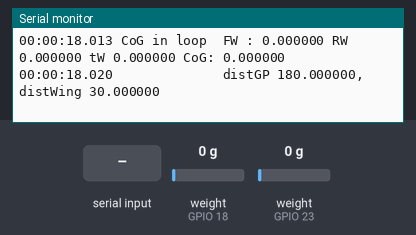
A program run on a simulated ESP32. Shown: the last lines printed to the serial monitor. The inputs (shaded band) are chosen by the test bench; at power-on: weight on the scale (sensors on GPIO 18, GPIO 23) 0 g. EEPROM starts erased; nothing arrives over Bluetooth unless stated.

Above: at 18.2 s.
18.3 s: "getConfig,1\n" received over the second serial link
At 19.5 s:
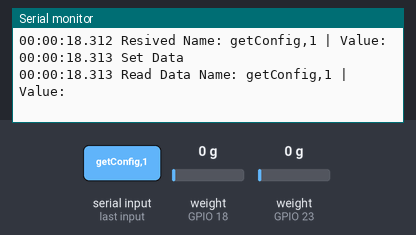
19.8 s: "setDistance,1\n" received over the second serial link
At 20.9 s:
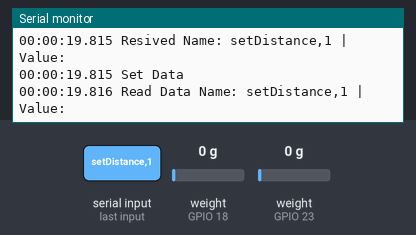
21.3 s: "resetFrontCell,1\n" received over the second serial link
At 22.2 s:
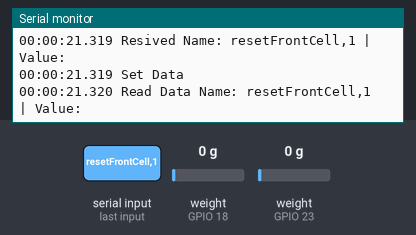
22.8 s: "resetRearCell,1\n" received over the second serial link
At 22.98 s:
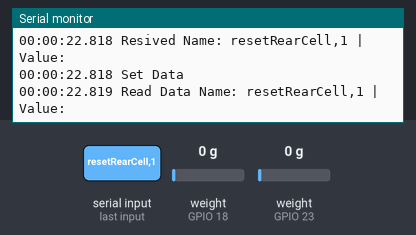
24.3 s: "calibrateFrontCell,1\n" received over the second serial link
At 25.5 s:
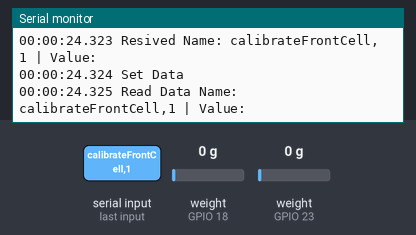
25.8 s: "getConfig\n" received over the second serial link
At 26.6 s:
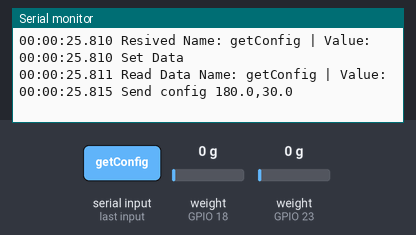

The program:

main.cpp
```cpp
// (licence header left out)
#include <Arduino.h>

// #define _LOGGING_OFF

#include "Logging.h"
#include "LoadHandle.h"
#include "BTcom.h"

LoadHandle Cells;
BTcom Bt;

void sendCoG()
{
  String s = String(Cells.FrontWeight, 0) + "," + String(Cells.RearWeight, 0) + "," +
             String(Cells.totalWeight, 0) + "," + String(Cells.CenterOfGravity, 1);
  Bt.send("CoG", s);
}

void sendConfig()
{
  String s = String(Cells.distanceGPs, 1) + "," +
             String(Cells.distanceWingToGP, 1);
  _logf("Send config %s \n", s.c_str());
  Bt.send("config", s);
}

String getParameter(String *inStr)
{
  String s;
  int pos = inStr->indexOf(',');
  if (pos >= 0)
  {
    s = inStr->substring(0, pos);
    inStr->remove(0, pos + 1);
  }
  else
  {
    s = *inStr;
  }
  return s;
}

void setDistance(String value)
{
  _logf("setDistance: %s \n", value.c_str());
  float distanceGPs = getParameter(&value).toFloat();
  float distanceWingToGP = getParameter(&value).toFloat();
  Cells.setDistance(distanceGPs, distanceWingToGP);
}

void setData()
{
  String name;
  String value;
  _log("Set Data");
  if (Bt.readData(&name, &value))
  {
    _logf("Read Data Name: %s | Value: %s \n", name.c_str(), value.c_str());
    if (name == "getConfig")
    {

      sendConfig();
      return;
    }
    if (name == "setDistance")
    {
      setDistance(value);
      return;
    }

    if (name == "resetFrontCell")
    {
      Cells.resetFront();
      return;
    }
    if (name == "resetRearCell")
    {
      Cells.resetRear();
      return;
    }

    if (name == "calibrateFrontCell")
    {
      Cells.calibrateFront(value.toFloat());
      return;
    }

    if (name == "calibrateRearCell")
    {
      Cells.calibrateRear(value.toFloat());
      return;
    }

    if (name == "reset")
    {
      Cells.resetCells();
      return;
    }
  }
}

void setup()
{
  delay(10000);
  _log_begin(115200);
  Bt.begin();
  Cells.begin();
  _log("main setup finished");
}

long looptime = millis();
void loop()
{

  if ((millis() - looptime > 5000))
  {
    if (Bt.isConnected())
    {
      _log("Main loop");
      Cells.loop();
      sendCoG();
    }
    else
    {
      _log("Main loop - BT disconect ");
    }
    looptime = millis();
  }
  Bt.loop();
  if (Bt.isAvailible())
    setData();
}
```

BTcom.cpp
```cpp
#include "BTcom.h"
#include "Logging.h"

BTcom::BTcom()
{
}

void BTcom::begin()
{
    SerialBT.begin("CoG"); // Bluetooth device name
    _log("The device started, now you can pair it with bluetooth!");
    availible = false;
    SerialBT.flush();
}

void BTcom::execStr(String s)
{
    int pos = s.indexOf(":");
    if (pos == -1)
    {
        name = s;
        value = "";
    }
    else
    {
        this->name = s.substring(0, pos);
        this->value = s.substring(pos + 1);
    }

    _logf("Resived Name: %s | Value: %s \n", name.c_str(), value.c_str());
    availible = true;
}

void BTcom::loop()
{
    char ch;
    if (SerialBT.available())
    {
        ch = SerialBT.read();
        if (ch == '\n')
        {
            execStr(inString);
            inString = "";
        }
        else
        {
            inString.concat(ch);
        }
    }
}

void BTcom::send(String name, float f)
{
    send(name, String(f));
}

void BTcom::send(String name, byte b)
{
    send(name, String(b));
}

void BTcom::send(String name, String s)
{
    SerialBT.println(name + ":" + s);
}

boolean BTcom::isAvailible()
{
    return availible;
}

boolean BTcom::isConnected()
{
    return SerialBT.connected();
}

boolean BTcom::readData(String *name, String *value)
{
    if (this->availible)
    {
        *name = this->name;
        *value = this->value;
        availible = false;
    }
    else
        return false;
    return true;
}
```

BTcom.h
```cpp
// (licence header left out)
#ifndef BTCOM_H_
#define BTCOM_H_

#include <Arduino.h>
#include "BluetoothSerial.h"

#if !defined(CONFIG_BT_ENABLED) || !defined(CONFIG_BLUEDROID_ENABLED)
#error Bluetooth is not enabled! Please run `make menuconfig` to and enable it
#endif


class BTcom
{
 private:
  BluetoothSerial SerialBT;
  String inString;
  String name;
  String value;
  boolean availible;

  void execStr(String s);
 public:
  BTcom();
  void begin();
  void loop();
  void send(String name, float f);
  void send(String name, byte b);
  void send(String name, String s);
  boolean isAvailible();
  boolean isConnected();
  boolean readData(String *name, String *value);
};

#endif
```

LoadHandle.cpp
```cpp
#include "LoadHandle.h"
/*
LoadHandle.h - Include file for class "LoadHandle".
Copyright (C) 2025  by Stefan Andres

This program is free software,   // you can redistribute it and/or modify
it under the terms of the GNU General Public License as published by
the Free Software Foundation, either version 3 of the License, or
(at your option) any later version.

This program is distributed in the hope that it will be useful,
but WITHOUT ANY WARRANTY; without even the implied warranty of
MERCHANTABILITY or FITNESS FOR A PARTICULAR PURPOSE.  See the
GNU General Public License for more details.

You should have received a copy of the GNU General Public License
along with this program.  If not, see <https,   ////www.gnu.org/licenses/>.
*/
#include <EEPROM.h>
#include "Logging.h"

#define FrontCell_DOUT_PIN 23
#define FrontCell_SCK_PIN 5

#define RearCell_DOUT_PIN 18
#define RearCell_SCK_PIN 19

#define FrontCell_scale_POS 1   // float
#define RearCell_scale_POS 5    // float
#define distanceGPs_POS 9       // float
#define distanceWingToGP_POS 13 // float
#define EEPROM_SIZE 32

#define unitReadingTimes 5

LoadHandle::LoadHandle() {}

void LoadHandle::begin()
{
    if (EEPROM.begin(64))
    {
        _log("EEPROM startet.");
    }
    else
    {
        _log("EEPROM init fail");
    }
    FrontCell_scale = EEPROM.readFloat(FrontCell_scale_POS);
    if (isnan(FrontCell_scale))
        FrontCell_scale = 1.0F;
    RearCell_scale = EEPROM.readFloat(RearCell_scale_POS);
    if (isnan(RearCell_scale))
        RearCell_scale = 1.0F;
    distanceGPs = EEPROM.readFloat(distanceGPs_POS);
    if (isnan(distanceGPs))
        distanceGPs = 180.0F;
    distanceWingToGP = EEPROM.readFloat(distanceWingToGP_POS);
    if (isnan(distanceWingToGP))
        distanceWingToGP = 30.0F;
    _log(distanceWingToGP);

    FrontCell.begin(FrontCell_DOUT_PIN, FrontCell_SCK_PIN);
    RearCell.begin(RearCell_DOUT_PIN, RearCell_SCK_PIN);

    resetCells();
}

void LoadHandle::loop()
{
    this->FrontWeight = FrontCell.get_units(unitReadingTimes);
    this->RearWeight = RearCell.get_units(unitReadingTimes);
    this->totalWeight = this->FrontWeight + this->RearWeight;
    _logf("CoG in loop  FW : %f RW %f tW %f CoG: %f \n", FrontWeight, RearWeight, totalWeight, CenterOfGravity );
    if (this->totalWeight > 0)
        this->CenterOfGravity = ((distanceGPs * RearWeight) / totalWeight) + distanceWingToGP;
    else
        this->CenterOfGravity = 0.0F;
    _logf("CoG in loop  FW : %f RW %f tW %f CoG: %f \n", FrontWeight, RearWeight, totalWeight, CenterOfGravity );
    _logf("             distGP %f, distWing %f \n",distanceGPs,distanceWingToGP);
}

void LoadHandle::resetFront()
{
    FrontCell.set_scale();
    FrontCell.tare();
    this->FrontCell_scaleZ = FrontCell.get_units(10);
}

void LoadHandle::calibrateFront(float weight)
{
    float f = FrontCell.get_units(10);
    FrontCell_scale = f/weight;
    EEPROM.writeFloat(FrontCell_scale_POS, FrontCell_scale);
    EEPROM.commit();
    FrontCell.set_scale(FrontCell_scale);
    _logf("Front Calib. scaleZ: %f unit: %f scale: %f \n",FrontCell_scale, f, FrontCell_scale );
}

void LoadHandle::resetRear()
{
    RearCell.set_scale();
    RearCell.tare();
    this->RearCell_scaleZ = RearCell.get_units(10);
}

void LoadHandle::calibrateRear(float weight)
{
    RearCell_scale = RearCell.get_units(10)/weight;
    EEPROM.writeFloat(RearCell_scale_POS, RearCell_scale);
    EEPROM.commit();
    FrontCell.set_scale(RearCell_scale);
}

void LoadHandle::resetCells()
{

    if (FrontCell.is_ready())
    {
        _log("load Frontcell: set_scale, tare");
        FrontCell.set_scale(FrontCell_scale);
        FrontCell.tare();
    }
    else
    {
        _log("loding FrontCell not ready!");
    }
    if (RearCell.is_ready())
    {
        _log("load Frontcell: set_scale, tare");
        RearCell.set_scale(RearCell_scale);
        RearCell.tare();
    }
    else
    {
        _log("loding FrontCell not ready!");
    }
}

void LoadHandle::setDistance(float distanceGPs, float distanceWingToGP)
{
    this->distanceGPs = distanceGPs;
    EEPROM.writeFloat(distanceGPs_POS, distanceGPs);
    this->distanceWingToGP = distanceWingToGP;
    EEPROM.writeFloat(distanceWingToGP_POS, distanceWingToGP);
    EEPROM.commit();
}
```

LoadHandle.h
```cpp
// (licence header left out)
#ifndef LOADHANDLE_H_
#define LOADHANDLE_H_

#include <Arduino.h>
#include "HX711.h"

class LoadHandle
{

public:
    LoadHandle();
    void begin(); // take parameter from EEPROM
    void resetCells();

    void loop();

    void resetFront();                 // Reset for calibrating
    void calibrateFront(float weight); // Set factor to EEPROM & return factor
    void resetRear();                  // Reset for calibrating
    void calibrateRear(float weight);  // Set factor to EEPROM & return factor

    // getter & setter functions

    void setDistance(float distanceGPs, float distanceWingToGP);

    byte FrontCell_DOUT_PIN;
    byte FrontCell_SCK_PIN;
    byte RearCell_DOUT_PIN;
    byte RearCell_SCK_PIN;
    float distanceGPs;
    float distanceWingToGP;
    float FrontCell_scale;
    float RearCell_scale;

    float CenterOfGravity;
    float FrontWeight;
    float RearWeight;
    float totalWeight;

private:
    HX711 FrontCell;
    HX711 RearCell;
    float FrontCell_scaleZ;
    float RearCell_scaleZ;
};

#endif
```

Logging.cpp
```cpp
#include <Arduino.h>

void __log_time() {
   long t = millis();
   Serial.printf("%02lu:%02lu:%02lu.%03lu ",t/ 3600000, (t % 3600000)/60000, (t % 60000) / 1000,t % 1000);
 }
```

Logging.h
```cpp
// (licence header left out)
#include <Arduino.h>

#ifndef _LOGGING_H_
#define _LOGGING_H_

// #define _LOGGING_OFF  // global logging off

void __log_time();

#ifdef _LOGGING_OFF
#define _log(__log_x)
#define _logf(__log_x, ...)
#define _logs(__log_x, ...)
#define _log_begin(__log_x)
#else
#define _log(__log_x) __log_time();Serial.println(__log_x)
#define _logf(__log_x, ...) __log_time();Serial.printf(__log_x,##__VA_ARGS__)
#define _logs(__log_x, ...) Serial.printf(__log_x,##__VA_ARGS__)
#define _log_begin(__log_x) delay(5000); Serial.begin(__log_x);Serial.printf("\n\nLogging Start (%d)\n",__log_x)
#endif

#endif /* _LOGGING_H_ */
```

Measured:
- after the input at 18.3 s, the serial monitor: prints a new line at once (image 1)
- after the input at 19.8 s, the serial monitor: prints a new line at once (image 2)
- after the input at 21.3 s, the serial monitor: prints a new line at once (image 3)
- after the input at 22.8 s, the serial monitor: prints a new line at once (image 4)
- after the input at 24.3 s, the serial monitor: prints a new line at once (image 5)
- after the input at 25.8 s, the serial monitor: prints a new line at once (image 6)
